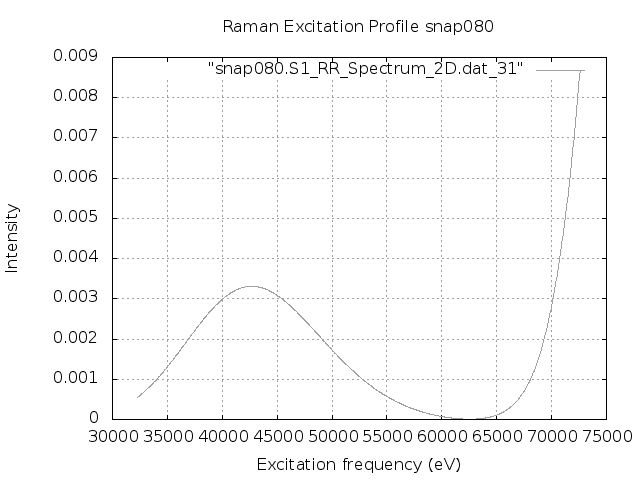

Reproduce this figure in gnuplot.
set terminal png
set output "snap080.S1.REP_frozen.png"
set xlabel 'Excitation frequency (eV)'
set ylabel 'Intensity'
set title "Raman Excitation Profile snap080"
set grid
set autoscale
plot "snap080.S1_RR_Spectrum_2D.dat_31" with lines lc "blue"
exit
